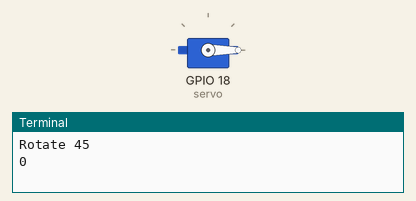
The program below on a simulated Raspberry Pi (BCM pin numbers). Shown: servo, the last lines printed to the terminal. Servo angles are drawn from the pulse width (0.5 ms = 0°, 2.5 ms = 180°).

Above: at 0.05 s.
At 11.9 s:
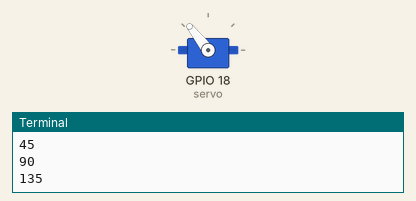
At 22.4 s:
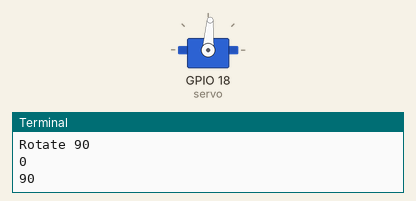
At 32.9 s:
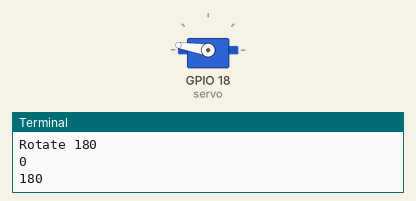
Timing chart, 0 to 42.9 s (numbered marks = the images above):
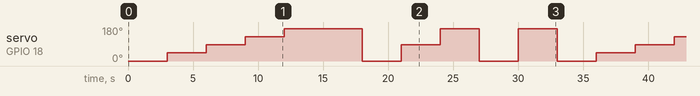

The program:

servo-_FS90-random_exam.py
```python
from gpiozero import AngularServo
from time import sleep

servo = AngularServo(
    18,                         # GPIO18 (Pin 12)
    min_angle=0,
    max_angle=180,
    min_pulse_width=0.0005,
    max_pulse_width=0.0024
)

while True:
    #######Rotate 45#######
    print("Rotate 45")
    print("0")
    servo.angle = 0
    sleep(3)

    print("45")
    servo.angle = 45
    sleep(3)

    print("90")
    servo.angle = 90
    sleep(3)

    print("135")
    servo.angle = 135
    sleep(3)

    print("180")
    servo.angle = 180
    sleep(3)

    print("180")
    servo.angle = 180
    sleep(3)

    #######Rotate 90#######
    print("Rotate 90")
    print("0")
    servo.angle = 0
    sleep(3)

    print("90")
    servo.angle = 90
    sleep(3)

    print("180")
    servo.angle =180
    sleep(3)

    #######Rotate 180#######
    print("Rotate 180")
    print("0")
    servo.angle = 0
    sleep(3)

    print("180")
    servo.angle = 180
    sleep(3)
```

Measured:
- by itself, servo on GPIO 18 (servo): repeats every 33.0 s: 86° 3.0 s, 128° 3.0 s, 171° 6.0 s, 0° 3.0 s, 86° 3.0 s, 2 × (171° 3.0 s, 0° 3.0 s), 43° 3.0 s
